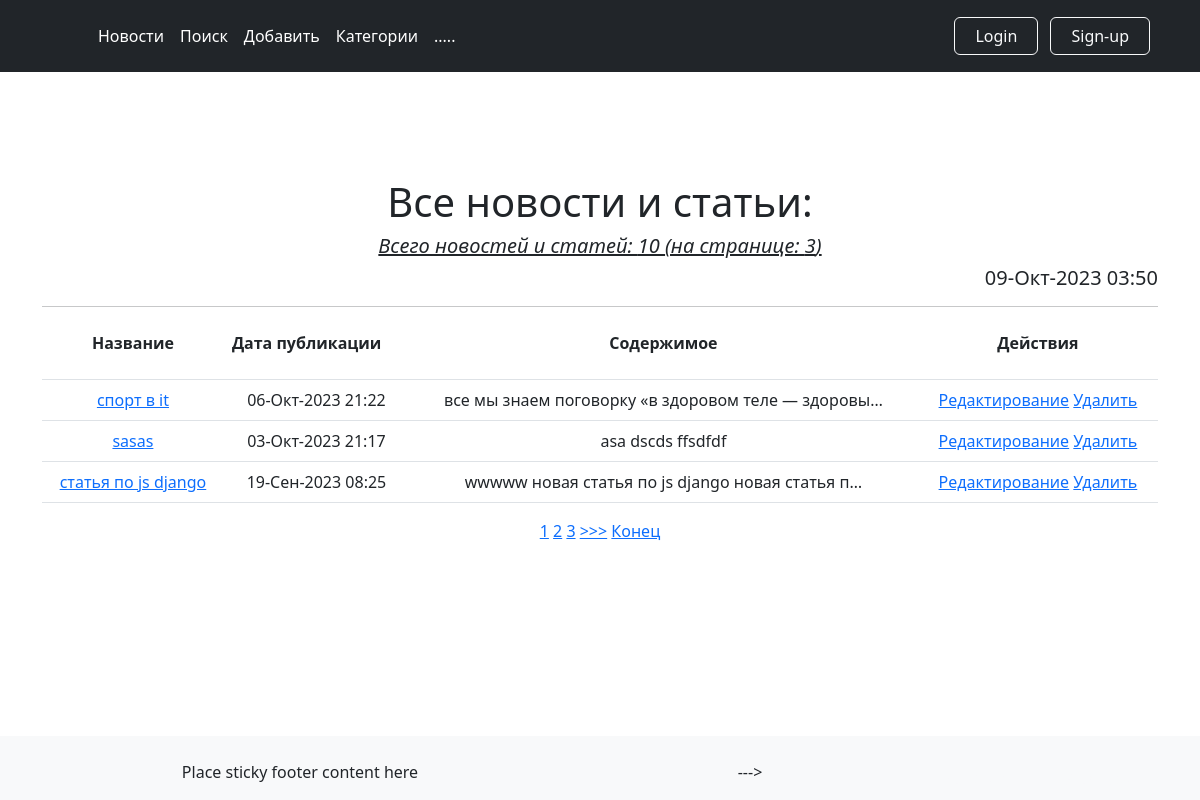
The app's page /, older data.
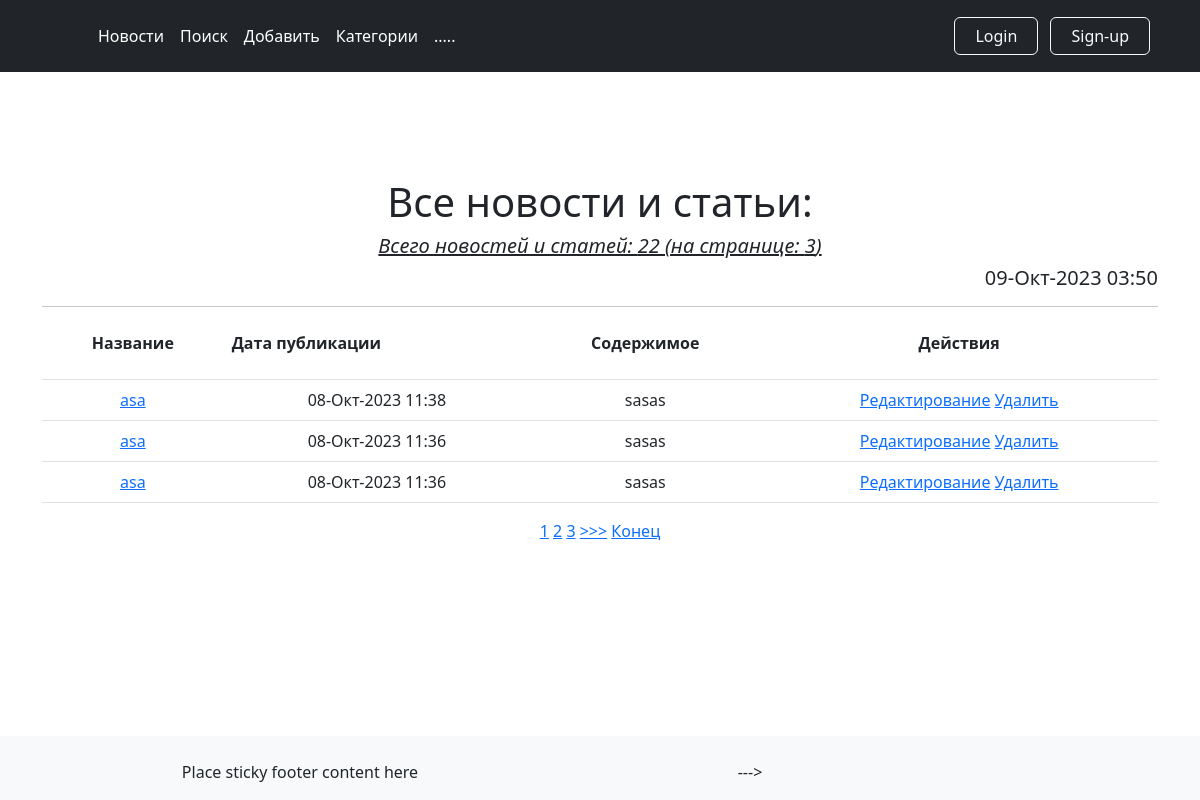
The same page, newer data.
### news/models.py (models this page shows, shortened)
class Post(models.Model):
    author = models.ForeignKey(Author, on_delete=models.CASCADE, verbose_name='Автор')
    NEWS = 'NW'
    ARTICLE = 'AR'
    TYPES = [
        (NEWS, 'Новость'),
        (ARTICLE, 'Статья'),
    ]
    categoryType = models.CharField(max_length=2, choices=TYPES, default=ARTICLE, verbose_name='Тип статьи')
    dateCreation = models.DateTimeField(auto_now_add=True, verbose_name='Дата публикации')
    postCategory = models.ManyToManyField(Category, through='PostCategory', verbose_name='Категории статьи')
    title = models.CharField(max_length=128, verbose_name='Заголовок')
    text = models.TextField(verbose_name='Текст статьи')
    rating = models.SmallIntegerField(default=0, verbose_name='Рейтинг')

### news/views.py (the view, shortened to what this page needs)
# urls.py: path('', PostsList.as_view(), name='posts'),
class PostsList(ListView):
    model = Post
    template_name = 'news/posts.html'
    context_object_name = 'posts'
    ordering = ['-dateCreation']
    form_class = PostForm
    paginate_by = 3
    def get_context_data(self, **kwargs):
        context = super().get_context_data(**kwargs)
        context['time_now'] = timezone.localtime(timezone.now())  # добавим переменную текущей даты time_now
        context['posts_count'] = Post.objects.all().count()  # добавим переменную кол-во постов
        context['form'] = PostForm()
        context['is_not_authors'] = not self.request.user.groups.filter(name='authors').exists()
        return context

### news/templatetags/custom_filters.py (called while the page is built)
@register.filter(name='Censor')
def censor(text):
    for bw in banned_word_list:
        text = text.lower().replace(bw.lower(), f'{bw[0:2]}...')
    return text

### news/templates/news/posts.html (shortened to what this page needs)
{% extends 'layout/default.html' %}
{% load custom_filters %}
{% block content %}
    {% if category %}
        {% if user not in category.subscribers.filter %}
            <a href="{% url 'news:subscribe' category.pk %}" class="btn btn-primary">Подписаться</a>
        {% else %}
            <a href="{% url 'news:unsubscribe' category.pk %}" class="btn btn-secondary btn-sm">Отписаться</a>
        {% endif %}
        <h1 align="center" >Новости и статьи категории `{{ category.name }}`:</h1>
        <h5 align="center"><i><u> Всего новостей и статей: {{ category.post_set.count }}
            (на странице: {{ posts|length }})</u></i>
        </h5>
    {% else %}
        <h1 align="center" >Все новости и статьи:</h1>
        <h5 align="center"><i><u> Всего новостей и статей: {{ posts_count }}
            (на странице: {{ posts|length }})</u></i>
        </h5>
    {% endif %}
    <h5 align="right">{{ time_now| date:'d-M-Y H:i' }}</h5>
    <hr>
    {% if posts %}
        <table class="table">
            <tr>
                <th scope="col"> Название</th>
                <th scope="col"><p align="justify"> Дата публикации</p></th>
                <th scope="col">Содержимое</th>
                <th scope="col">Действия</th>
            </tr>
            {% for post in posts %}
                <tr>
                    <td>
                        <a href="{% url 'news:post_detail' post.pk %}">
                            {{ post.title|truncatewords:8|truncatechars:50|Censor }}
                        </a>
                    </td>
                    <td>{{ post.dateCreation| date:'d-M-Y H:i' }}</td>
                    <td>{{ post.text|truncatechars:50|Censor }}</td>
                    <td>
                        <a href="{% url 'news:post_update' post.pk %}">Редактирование</a>
                        <a href="{% url 'news:post_delete' post.pk %}">Удалить</a>
                    </td>
                </tr>
            {% endfor %}
        </table>
        {% include 'news/parts/paginator.html' %}
    {% else %}
        <h2>Новостей и статей нет!</h2>
    {% endif %}
{% endblock content %}

Row changes from the older to the newer data that the page shows:
no longer on this page (row unchanged): Post: title|Censor "спорт в it", dateCreation "06-Окт-2023 21:22", text|Censor "все мы знаем поговорку «в здоровом теле — здоровы…"
no longer on this page (row unchanged): Post: title|Censor "sasas", dateCreation "03-Окт-2023 21:17", text|Censor "asa dscds ffsdfdf"
no longer on this page (row unchanged): Post: title|Censor "статья по js django", dateCreation "19-Сен-2023 08:25", text|Censor "wwwww новая статья по js django новая статья п…"
added Post: title|Censor "asa", dateCreation "08-Окт-2023 11:38", text|Censor "sasas"
added Post: title|Censor "asa", dateCreation "08-Окт-2023 11:36", text|Censor "sasas"
added Post: title|Censor "asa", dateCreation "08-Окт-2023 11:36", text|Censor "sasas"
Text that changed along with them:
{{ posts_count }}: "10" → "22"
